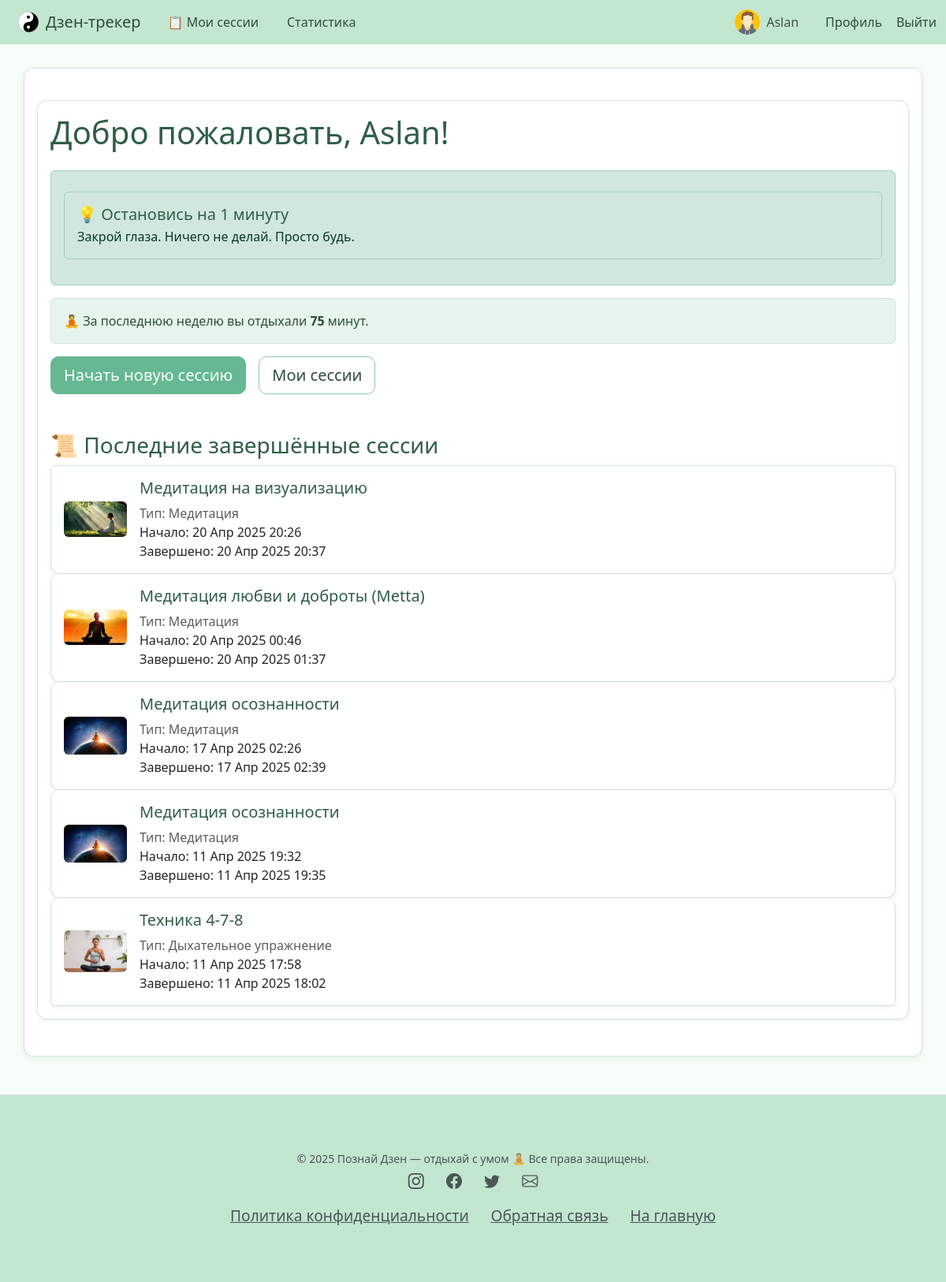
The app's page / (signed in) with its own data.
### tracker/models.py (models this page shows, shortened)
class RelaxationTip(models.Model):
    title = models.CharField(max_length=255)
    content = models.TextField()

class RestSession(models.Model):
    user = models.ForeignKey(User, on_delete=models.CASCADE)
    start_time = models.DateTimeField(default=now)
    end_time = models.DateTimeField(null=True, blank=True)
    meditation = models.ForeignKey('Meditation', null=True, blank=True, on_delete=models.SET_NULL)
    breathing_exercise = models.ForeignKey('BreathingExercise', null=True, blank=True, on_delete=models.SET_NULL)

class Meditation(models.Model):
    title = models.CharField(max_length=100)
    description = models.TextField()
    image = models.ImageField(upload_to='meditation_images/', null=True, blank=True)
    instructions = models.TextField(blank=True, null=True)
    duration = models.PositiveIntegerField(help_text="Длительность в минутах", default=5)

class BreathingExercise(models.Model):
    title = models.CharField(max_length=255)
    description = models.TextField()
    image = models.ImageField(upload_to='meditation_images/', null=True, blank=True)
    instructions = models.TextField(blank=True, null=True)
    duration = models.PositiveIntegerField(help_text="Длительность в минутах", default=5)

### tracker/views.py (the view)
# urls.py: path('', views.home_view, name='home'),
@login_required
def home_view(request):
    tips = RelaxationTip.objects.all()
    random_tip = random.choice(tips) if tips else None
    now = timezone.now()
    one_week_ago = now - timedelta(days=7)
    sessions = RestSession.objects.filter(user=request.user)
    active_sessions = sessions.filter(end_time__isnull=True).order_by('-start_time')
    completed_sessions = sessions.filter(end_time__isnull=False).order_by('-end_time')
    total_minutes = sessions.filter(
        end_time__isnull=False,
        start_time__gte=one_week_ago
    ).aggregate(
        total=Sum(F('end_time') - F('start_time'))
    )['total']
    if total_minutes:
        total_minutes = total_minutes.total_seconds() / 60
    else:
        total_minutes = 0
    return render(request, 'home.html', {
        'active_sessions': active_sessions,
        'completed_sessions': completed_sessions,
        'weekly_minutes': round(total_minutes),
        'random_tip': random_tip
    })

### templates/home.html (shortened to what this page needs)
{% extends 'base.html' %}
{% load static %}
{% block content %}
<div class="container mt-4">
  <h1 class="mb-4">Добро пожаловать, {{ user.username }}!</h1>
  {% if random_tip %}
  <div class="alert alert-success" role="alert">
    <div class="alert alert-success" role="alert">
  <h5 class="mb-1">💡 {{ random_tip.title }}</h5>
  <p class="mb-0">{{ random_tip.content }}</p>
</div>
  </div>
{% endif %}
  <div class="alert alert-info" role="alert">
    🧘 За последнюю неделю вы отдыхали <strong>{{ weekly_minutes }}</strong> минут.
  </div>
  <div class="mb-4 d-flex gap-3 flex-wrap">
    <a href="{% url 'select_exercise' %}" class="btn btn-success btn-lg">Начать новую сессию</a>
    <a href="{% url 'restsession_list' %}" class="btn btn-outline-primary btn-lg">Мои сессии</a>
  </div>
  <h3 class="mt-5">📜 Последние завершённые сессии</h3>
  <div class="list-group">
    {% for session in completed_sessions|slice:":5" %}
      <div class="list-group-item d-flex align-items-center">
        {% if session.meditation %}
          <img src="{{ session.meditation.image.url }}" alt="{{ session.meditation.title }}" width="80" class="me-3 rounded">
          <div>
            <h5>{{ session.meditation.title }}</h5>
            <p class="mb-0 text-muted">Тип: Медитация</p>
        {% elif session.breathing_exercise %}
          <img src="{{ session.breathing_exercise.image.url }}" alt="{{ session.breathing_exercise.title }}" width="80" class="me-3 rounded">
          <div>
            <h5>{{ session.breathing_exercise.title }}</h5>
            <p class="mb-0 text-muted">Тип: Дыхательное упражнение</p>
        {% endif %}
            <p class="mb-0">Начало: {{ session.start_time|date:"d M Y H:i" }}</p>
            <p class="mb-0">Завершено: {{ session.end_time|date:"d M Y H:i" }}</p>
          </div>
      </div>
    {% empty %}
      <p class="text-muted">Нет завершённых сессий.</p>
    {% endfor %}
  </div>
</div>
{% endblock %}

### templates/partials/navbar.html (shortened to what this page needs)
{% load static %}
<nav class="navbar navbar-expand-lg navbar-light bg-grey mb-4">
  <div class="container-fluid">
    <a class="navbar-brand d-flex align-items-center gap-2" href="{% url 'home' %}">
      <img src="{% static 'images/icon.png' %}" alt="Логотип" width="28" height="28" class="d-inline-block align-text-top">
      Дзен-трекер
    </a>
    <div class="collapse navbar-collapse" id="navbarNav">
      <ul class="navbar-nav me-auto align-items-center">
        {% if user.is_authenticated %}
        <li class="nav-item">
          <a class="nav-link" href="{% url 'restsession_list' %}">📋 Мои сессии</a>
        </li>
        {% endif %}
        <li class="nav-item">
          <a class="nav-link" href="{% url 'statistics' %}">Статистика</a>
        </li>
      </ul>
      <ul class="navbar-nav align-items-center">
        {% if user.is_authenticated %}
        <li class="nav-item d-flex align-items-center me-3">
          {% if user.userprofile.avatar %}
            <img src="{{ user.userprofile.avatar.url }}" alt="Аватар" class="rounded-circle me-2" width="32" height="32" style="object-fit: cover;">
          {% else %}
            <img src="{% static 'images/default-avatar.png' %}" alt="Аватар" class="rounded-circle me-2" width="32" height="32" style="object-fit: cover;">
          {% endif %}
          <span class="navbar-text">{{ user.username }}</span>
        </li>
        <li class="nav-item">
          <a class="nav-link" href="{% url 'profile' %}">Профиль</a>
        </li>
        <li class="nav-item">
          <form method="post" action="{% url 'logout' %}" class="d-inline">
            <button type="submit" class="btn nav-link p-0" style="background: none; border: none; color: #0d6efd;">
              Выйти
            </button>
          </form>
        </li>
        {% endif %}
      </ul>
    </div>
  </div>
</nav>

### static/styles.css (style rules this page uses)
body { font-family: Arial, sans-serif; background-color: #f4f4f4; color: #333; margin: 0; padding: 0; }
.container { width: 80%; margin: 30px auto; background: #fff; padding: 20px; border-radius: 8px; }
nav { background: #333; color: white; padding: 10px; text-align: center; }
nav a { color: white; margin: 0 10px; text-decoration: none; }
.alert { background-color: #ffdede; color: #900; padding: 10px; margin: 10px 0; border-radius: 5px; }

### static/pastel.css (style rules this page uses)
body { background-color: #f5fdf6; color: #2e4e36; font-family: 'Segoe UI', sans-serif; }
h1, h2, h3, h4, h5 { color: #2f5e45; }
.container, .card, .list-group-item { background-color: #ffffff; border: 1px solid #d0e5d5; border-radius: 12px; padding: 1rem; box-shadow: 0 2px 6px rgba(46, 78, 54, 0.08); }
.btn { border-radius: 10px; font-weight: 500; transition: background-color 0.3s ease; }
.btn-success { background-color: #65b891; border-color: #65b891; color: white; }
.btn-outline-primary { border-color: #8bc8aa; color: #2e4e36; }
.alert-info { background-color: #e6f5ec; color: #2e4e36; border-color: #cde5d7; }
img { border-radius: 8px; }
a { color: #397d5d; }
.navbar { background-color: #c3e6d1; }
.navbar-brand, .nav-link { color: #2e4e36 !important; }

### records on screen
RelaxationTip: title "Остановись на 1 минуту", content "Закрой глаза. Ничего не делай. Просто будь."
RestSession: meditation.image (picture), meditation "Медитация на визуализацию", start_time "20 Апр 2025 20:26", end_time "20 Апр 2025 20:37"
RestSession: meditation.image (picture), meditation "Медитация любви и доброты (Metta)", start_time "20 Апр 2025 00:46", end_time "20 Апр 2025 01:37"
RestSession: meditation.image (picture), meditation "Медитация осознанности", start_time "17 Апр 2025 02:26", end_time "17 Апр 2025 02:39"
RestSession: meditation.image (picture), meditation "Медитация осознанности", start_time "11 Апр 2025 19:32", end_time "11 Апр 2025 19:35"
RestSession: breathing_exercise.image (picture), breathing_exercise "Техника 4-7-8", start_time "11 Апр 2025 17:58", end_time "11 Апр 2025 18:02"

### other values on screen
{{ user.username }} "Aslan"
{{ weekly_minutes }} "75"
{{ now_year }} "2025"
